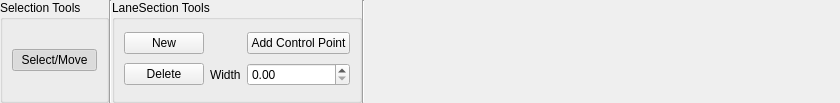
<?xml version="1.0" encoding="UTF-8"?>
<ui version="4.0">
 <class>LaneRibbon</class>
 <widget class="QWidget" name="LaneRibbon">
  <property name="geometry">
   <rect>
    <x>0</x>
    <y>0</y>
    <width>840</width>
    <height>103</height>
   </rect>
  </property>
  <property name="minimumSize">
   <size>
    <width>0</width>
    <height>0</height>
   </size>
  </property>
  <property name="windowTitle">
   <string>Form</string>
  </property>
  <layout class="QHBoxLayout" name="horizontalLayout">
   <property name="spacing">
    <number>0</number>
   </property>
   <property name="leftMargin">
    <number>0</number>
   </property>
   <property name="topMargin">
    <number>0</number>
   </property>
   <property name="rightMargin">
    <number>0</number>
   </property>
   <property name="bottomMargin">
    <number>0</number>
   </property>
   <item>
    <widget class="QGroupBox" name="selectionBox">
     <property name="title">
      <string>Selection Tools</string>
     </property>
     <layout class="QGridLayout" name="gridLayout_6">
      <item row="1" column="0">
       <widget class="QPushButton" name="select">
        <property name="text">
         <string>Select/Move</string>
        </property>
        <property name="checkable">
         <bool>true</bool>
        </property>
        <property name="checked">
         <bool>true</bool>
        </property>
       </widget>
      </item>
     </layout>
    </widget>
   </item>
   <item>
    <widget class="Line" name="line_type_2">
     <property name="orientation">
      <enum>Qt::Vertical</enum>
     </property>
    </widget>
   </item>
   <item>
    <widget class="QGroupBox" name="laneBox">
     <property name="title">
      <string>LaneSection Tools</string>
     </property>
     <layout class="QGridLayout" name="gridLayout_3">
      <item row="2" column="1">
       <widget class="QLabel" name="label">
        <property name="text">
         <string>Width</string>
        </property>
       </widget>
      </item>
      <item row="2" column="0">
       <widget class="QPushButton" name="laneDelete">
        <property name="text">
         <string>Delete</string>
        </property>
        <property name="checkable">
         <bool>true</bool>
        </property>
       </widget>
      </item>
      <item row="1" column="0">
       <widget class="QPushButton" name="laneAdd">
        <property name="text">
         <string>New</string>
        </property>
        <property name="checkable">
         <bool>true</bool>
        </property>
       </widget>
      </item>
      <item row="2" column="2">
       <widget class="QDoubleSpinBox" name="widthEdit"/>
      </item>
      <item row="1" column="2">
       <widget class="QPushButton" name="laneAddWidth">
        <property name="text">
         <string>Add Control Point</string>
        </property>
        <property name="checkable">
         <bool>true</bool>
        </property>
       </widget>
      </item>
     </layout>
    </widget>
   </item>
   <item>
    <widget class="Line" name="line_type">
     <property name="orientation">
      <enum>Qt::Vertical</enum>
     </property>
    </widget>
   </item>
   <item>
    <spacer name="horizontalSpacer">
     <property name="orientation">
      <enum>Qt::Horizontal</enum>
     </property>
     <property name="sizeHint" stdset="0">
      <size>
       <width>40</width>
       <height>20</height>
      </size>
     </property>
    </spacer>
   </item>
  </layout>
 </widget>
 <resources/>
 <connections/>
</ui>
